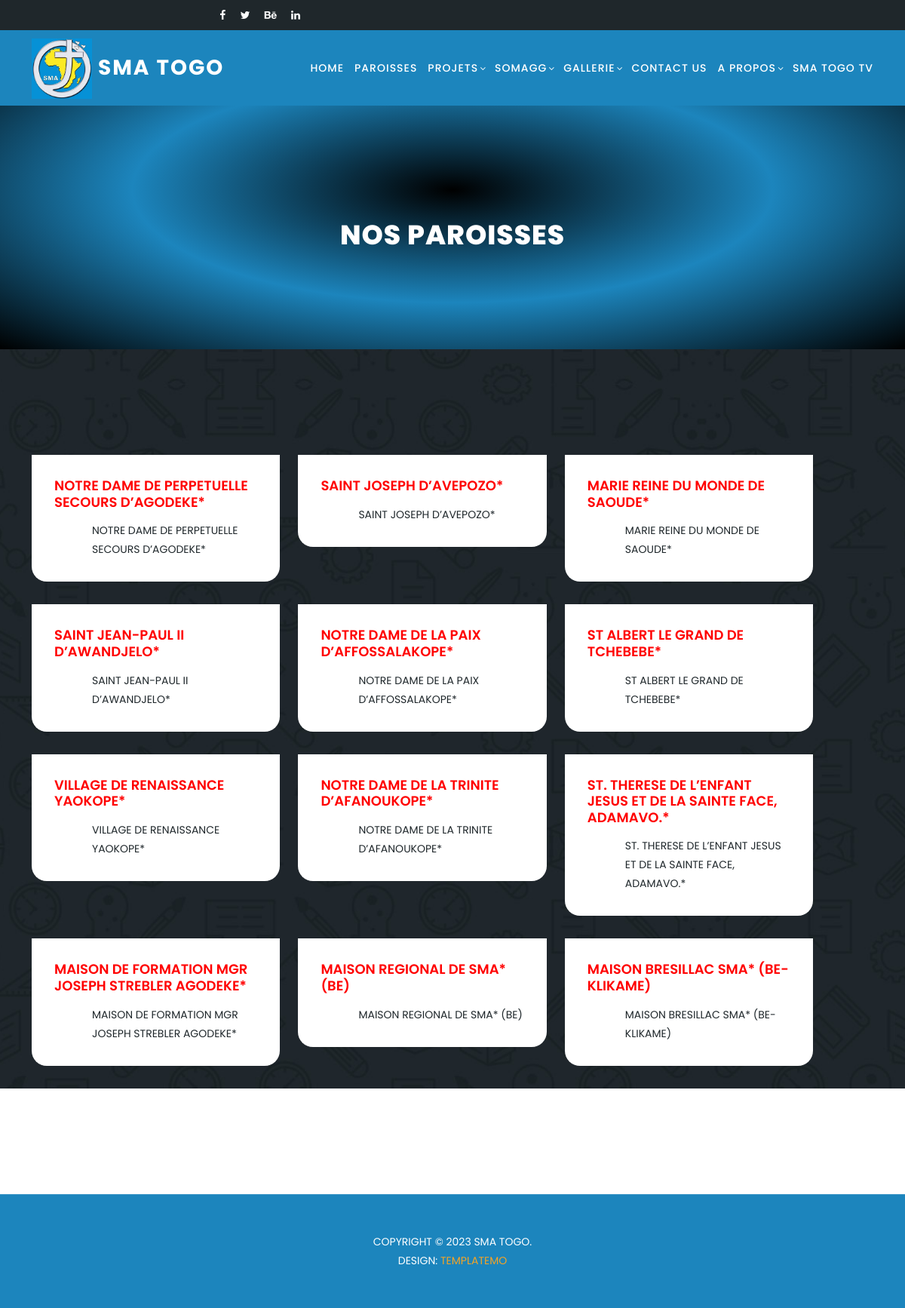
The app's page /sma-paroisses/ with its own data.
### web/models.py (models this page shows)
class SMAParoisse(models.Model):
    name = models.CharField(max_length=255, unique=True, verbose_name="Nom de la paroisse")
    desc = models.CharField(max_length=100, verbose_name="Petite description")
    content = RichTextUploadingField(verbose_name="Page de la paroisse")
    def __str__(self):
        return self.name

### web/views.py (the view)
# urls.py: path('sma-paroisses/', vs.sma_paroisses),
def sma_paroisses(request):
    paroisses = SMAParoisse.objects.order_by("-id")
    return render(request, "paroisses.html", {"paroisses": paroisses,})

### templates/paroisses.html (shortened to what this page needs)
{% extends "base.html" %}
{% block content %}
  <section class="heading-page header-text" id="top">
    <div class="container">
      <div class="row">
        <div class="col-lg-12">
          <h2>nos paroisses</h2>
        </div>
      </div>
    </div>
  </section>
  <section class="meetings-page" id="meetings">
    <div class="container">
      <div class="row">
        <div class="col-lg-12">
          <div class="row">
			 {% for p in paroisses %}
				<div class="col-lg-4 templatemo-item-col all imp">
				  <div class="meeting-item">
					<div class="down-content">
					  <a href="/paroisse/{{p.id}}/details/"><h4 style="color: red; font-weight: 600;">{{p}}</h4></a>
					  <p>{{p.desc}}</p>
					</div>
				  </div>
				</div>
			  {% endfor %}
          </div>
        </div>
      </div>
    </div>
{% endblock %}

### templates/base.html (shortened to what this page needs)
<!DOCTYPE html>
<html lang="en">
  <head>
    <link href="/static/vendor/bootstrap/css/bootstrap.min.css" rel="stylesheet">
    <link rel="stylesheet" href="/static/assets/css/fontawesome.css">
    <link rel="stylesheet" href="/static/assets/css/templatemo-edu-meeting.css">
    <link rel="stylesheet" href="/static/assets/css/owl.css">
    <link rel="stylesheet" href="/static/assets/css/lightbox.css">
  </head>
<body>
  <div class="sub-header">
    <div class="container">
      <div class="row">
        <div class="col-lg-4 col-sm-4">
          <div class="right-icons">
            <ul>
              <li><a href="#"><i class="fa fa-facebook"></i></a></li>
              <li><a href="#"><i class="fa fa-twitter"></i></a></li>
              <li><a href="#"><i class="fa fa-behance"></i></a></li>
              <li><a href="#"><i class="fa fa-linkedin"></i></a></li>
            </ul>
          </div>
        </div>
      </div>
    </div>
  </div>
  <header class="header-area header-sticky" style="background-color: rgb(28, 133, 189);" >
      <div class="container">
          <div class="row">
              <div class="col-12">
                  <nav class="main-nav">
                      <a href="/" class="logo">
                          <img src="/static/assets/images/logo.png" style="width: 80px; height: 80px;" />
						  SMA TOGO
                      </a>
                      <ul class="nav">
                          <li><a href="/">Home</a></li>
                          <li><a href="/sma-paroisses/">Paroisses</a></li>
						  <li class="has-sub">
                              <a href="javascript:void(0)">PROJETS</a>
                          </li>
						  <li class="has-sub">
                              <a href="javascript:void(0)">SOMAGG</a>
                          </li>
						  <li class="has-sub">
                              <a href="javascript:void(0)">Gallerie</a>
                          </li>
                          <li><a href="/sma-contact/">Contact Us</a></li>
						  <li class="has-sub">
                              <a href="javascript:void(0)">A propos</a>
                          </li>
						  <li><a href="https://smatogo.tv" target="_blank">SMA TOGO TV</a></li>
                      </ul>
                  </nav>
              </div>
          </div>
      </div>
  </header>
    {% block content %} {% endblock %}
  </section>
  <div class="footer" style="background-color: rgb(28, 133, 189) !important;">
      <p>Copyright © 2023 SMA TOGO.
          <br>Design: <a href="https://templatemo.com" target="_parent" title="free css templates">TemplateMo</a></p>
    </div>
</body>
</body>
</html>

### templates/paroisses.html (style rules this page uses)
section.heading-page { background-image: radial-gradient(rgba(0, 0, 0, 1.0), rgba(28, 133, 189, 1.0), rgba(0, 0, 0, 1.0)), url('/static/assets/images/conseil_bg.png'); }

### records on screen
SMAParoisse: name "NOTRE DAME DE PERPETUELLE SECOURS D’AGODEKE*", desc "NOTRE DAME DE PERPETUELLE SECOURS D’AGODEKE*"
SMAParoisse: name "SAINT JOSEPH D’AVEPOZO*", desc "SAINT JOSEPH D’AVEPOZO*"
SMAParoisse: name "MARIE REINE DU MONDE DE SAOUDE*", desc "MARIE REINE DU MONDE DE SAOUDE*"
SMAParoisse: name "SAINT JEAN-PAUL II D’AWANDJELO*", desc "SAINT JEAN-PAUL II D’AWANDJELO*"
SMAParoisse: name "NOTRE DAME DE LA PAIX D’AFFOSSALAKOPE*", desc "NOTRE DAME DE LA PAIX D’AFFOSSALAKOPE*"
SMAParoisse: name "ST ALBERT LE GRAND DE TCHEBEBE*", desc "ST ALBERT LE GRAND DE TCHEBEBE*"
SMAParoisse: name "VILLAGE DE RENAISSANCE YAOKOPE*", desc "VILLAGE DE RENAISSANCE YAOKOPE*"
SMAParoisse: name "NOTRE DAME DE LA TRINITE D’AFANOUKOPE*", desc "NOTRE DAME DE LA TRINITE D’AFANOUKOPE*"
SMAParoisse: name "ST. THERESE DE L’ENFANT JESUS ET DE LA SAINTE FACE, ADAMAVO.*", desc "ST. THERESE DE L’ENFANT JESUS ET DE LA SAINTE FACE, ADAMAVO.*"
SMAParoisse: name "MAISON DE FORMATION MGR JOSEPH STREBLER AGODEKE*", desc "MAISON DE FORMATION MGR JOSEPH STREBLER AGODEKE*"
SMAParoisse: name "MAISON REGIONAL DE SMA* (BE)", desc "MAISON REGIONAL DE SMA* (BE)"
SMAParoisse: name "MAISON BRESILLAC SMA* (BE-KLIKAME)", desc "MAISON BRESILLAC SMA* (BE-KLIKAME)"
